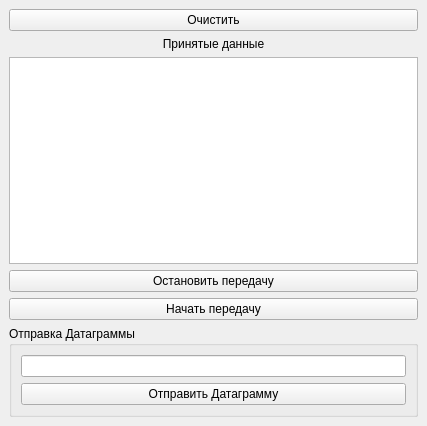
<?xml version="1.0" encoding="UTF-8"?>
<ui version="4.0">
 <class>MainWindow</class>
 <widget class="QMainWindow" name="MainWindow">
  <property name="geometry">
   <rect>
    <x>0</x>
    <y>0</y>
    <width>427</width>
    <height>426</height>
   </rect>
  </property>
  <property name="windowTitle">
   <string>UDP тестировщик</string>
  </property>
  <widget class="QWidget" name="centralwidget">
   <layout class="QGridLayout" name="gridLayout">
    <item row="7" column="0">
     <widget class="QGroupBox" name="groupBox">
      <property name="title">
       <string>Отправка Датаграммы</string>
      </property>
      <layout class="QVBoxLayout" name="verticalLayout">
       <item>
        <widget class="QLineEdit" name="le_lineEdit"/>
       </item>
       <item>
        <widget class="QPushButton" name="pb_sendData">
         <property name="text">
          <string>Отправить Датаграмму</string>
         </property>
        </widget>
       </item>
      </layout>
     </widget>
    </item>
    <item row="1" column="0">
     <widget class="QPushButton" name="pushButton_2">
      <property name="text">
       <string>Очистить</string>
      </property>
     </widget>
    </item>
    <item row="5" column="0">
     <widget class="QPushButton" name="pb_stop">
      <property name="text">
       <string>Остановить передачу</string>
      </property>
     </widget>
    </item>
    <item row="3" column="0">
     <widget class="QTextEdit" name="te_result">
      <property name="readOnly">
       <bool>true</bool>
      </property>
     </widget>
    </item>
    <item row="6" column="0">
     <widget class="QPushButton" name="pb_start">
      <property name="text">
       <string>Начать передачу</string>
      </property>
     </widget>
    </item>
    <item row="2" column="0">
     <widget class="QLabel" name="lb_receiveData">
      <property name="text">
       <string>Принятые данные</string>
      </property>
      <property name="alignment">
       <set>Qt::AlignCenter</set>
      </property>
     </widget>
    </item>
   </layout>
  </widget>
 </widget>
 <resources/>
 <connections>
  <connection>
   <sender>pushButton_2</sender>
   <signal>clicked()</signal>
   <receiver>te_result</receiver>
   <slot>clear()</slot>
   <hints>
    <hint type="sourcelabel">
     <x>180</x>
     <y>32</y>
    </hint>
    <hint type="destinationlabel">
     <x>155</x>
     <y>156</y>
    </hint>
   </hints>
  </connection>
 </connections>
</ui>
